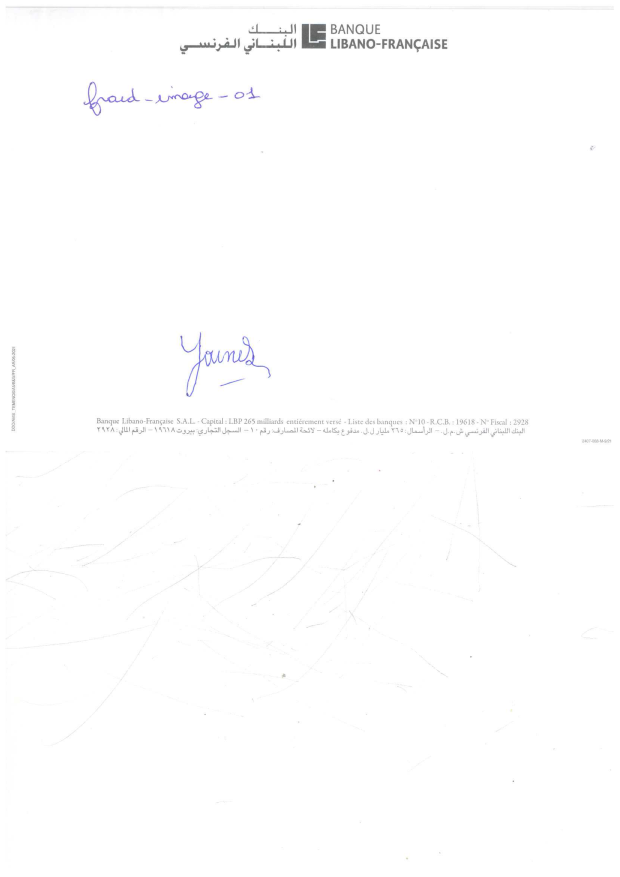
#> input picture sample_dataset_portrait/fraud_image_001.png, 2480 x 3508 px (shown at 1/4 size); its folder holds 4 pictures in this run
$ python crop_valid_and_fraud.py
#> lines starting #> are read from the running program, lines starting #| are printed output that depends on the picture
# save as crop_valid_and_fraud.py
from pathlib import Path
from PIL import Image

SRC = Path("sample_dataset_portrait")
DST = SRC.parent / "sample_dataset_portrait_cropped"
DST.mkdir(exist_ok=True)

# Pillow expects (left, upper, right, lower)
CROP_BOX = (516, 1200, 2000, 1800)

count = 0
for img_path in sorted(SRC.glob("*.png")):
    name = img_path.name
    if name.startswith(("valid_image_", "fraud_image_")):
        with Image.open(img_path) as im:
            # Crop and save as PNG (lossless), same filename
#> im is the input picture: PIL image 2480x3508 RGB; mean R, G, B 253.9, 253.9, 254
            cropped = im.crop(CROP_BOX)
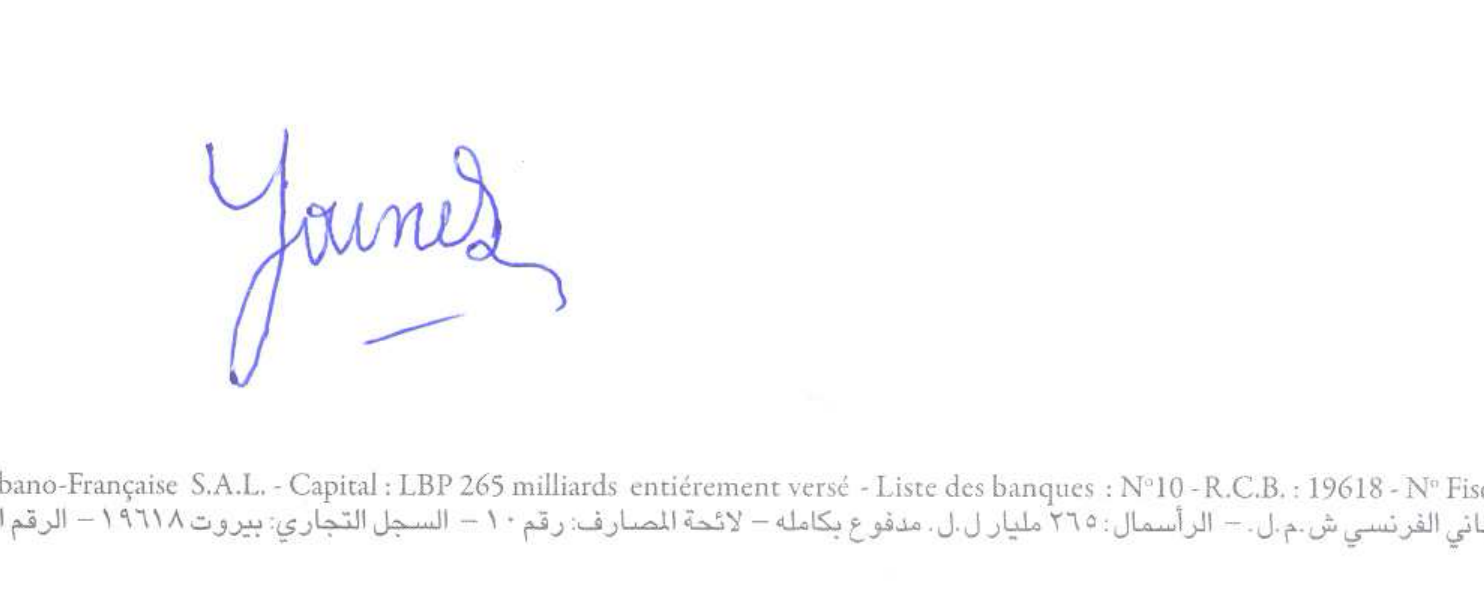
#> cropped: PIL image 1484x600 RGB; mean R, G, B 252.1, 252.1, 252.7
            cropped.save(DST / name)  # extension dictates format; PNG stays PNG
            count += 1
#> pass 2 of the loop `for img_path in sorted(SRC.glob("*.png")):`:
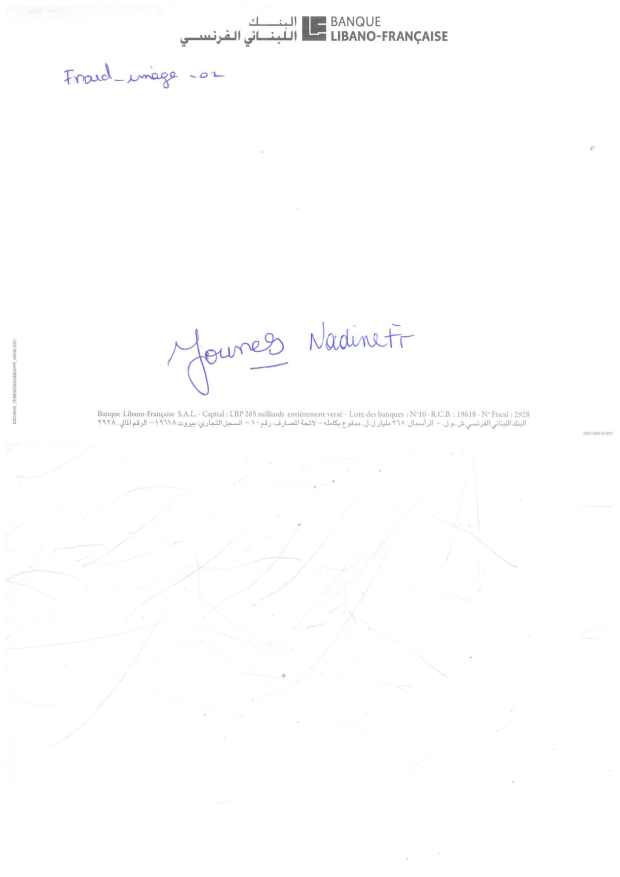
#> input picture sample_dataset_portrait/fraud_image_002.png, 2480 x 3508 px (shown at 1/4 size)
#> im is the input picture: PIL image 2480x3508 RGB; mean R, G, B 253.8, 253.7, 254
#> `cropped = im.crop(CROP_BOX)`:
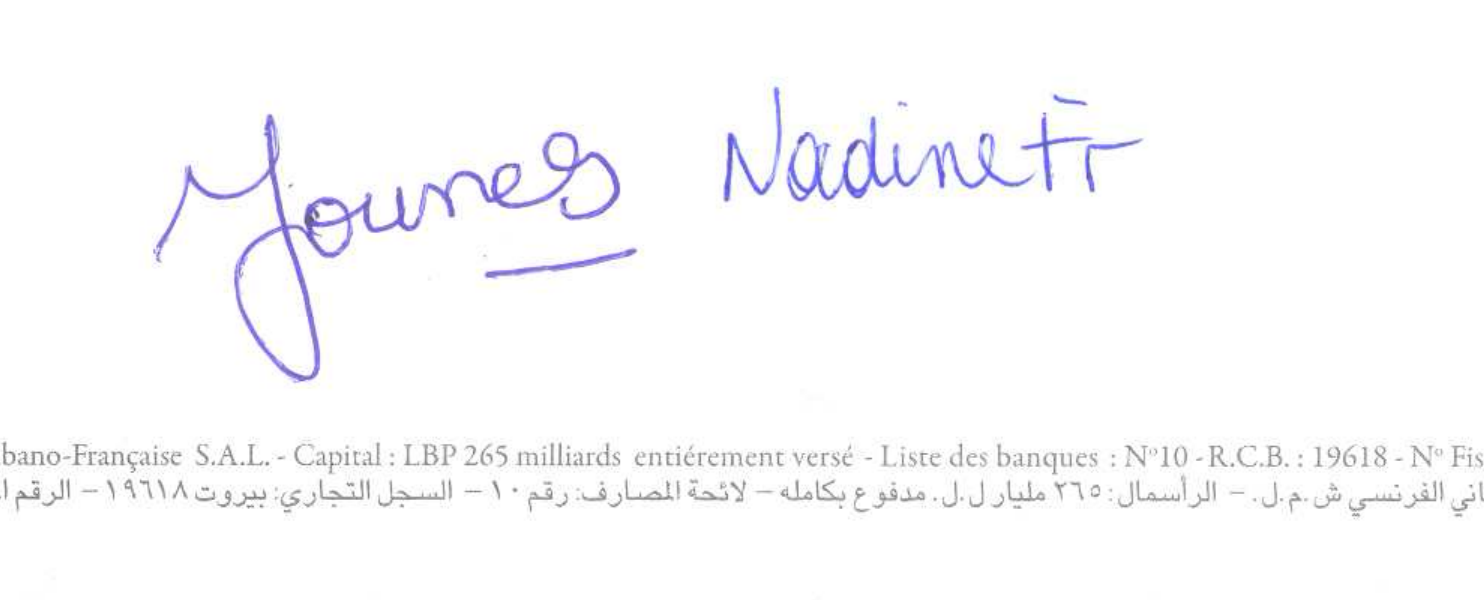
#> cropped: PIL image 1484x600 RGB; mean R, G, B 250.7, 250.5, 252
#> pass 3 of the loop `for img_path in sorted(SRC.glob("*.png")):`:
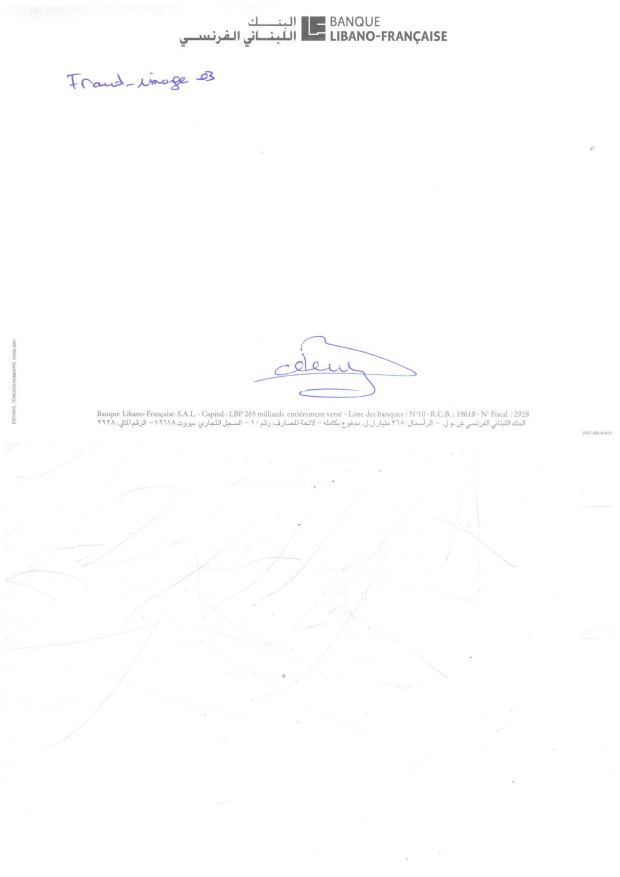
#> input picture sample_dataset_portrait/fraud_image_003.png, 2480 x 3508 px (shown at 1/4 size)
#> im is the input picture: PIL image 2480x3508 RGB; mean R, G, B 253.9, 253.9, 254
#> `cropped = im.crop(CROP_BOX)`:
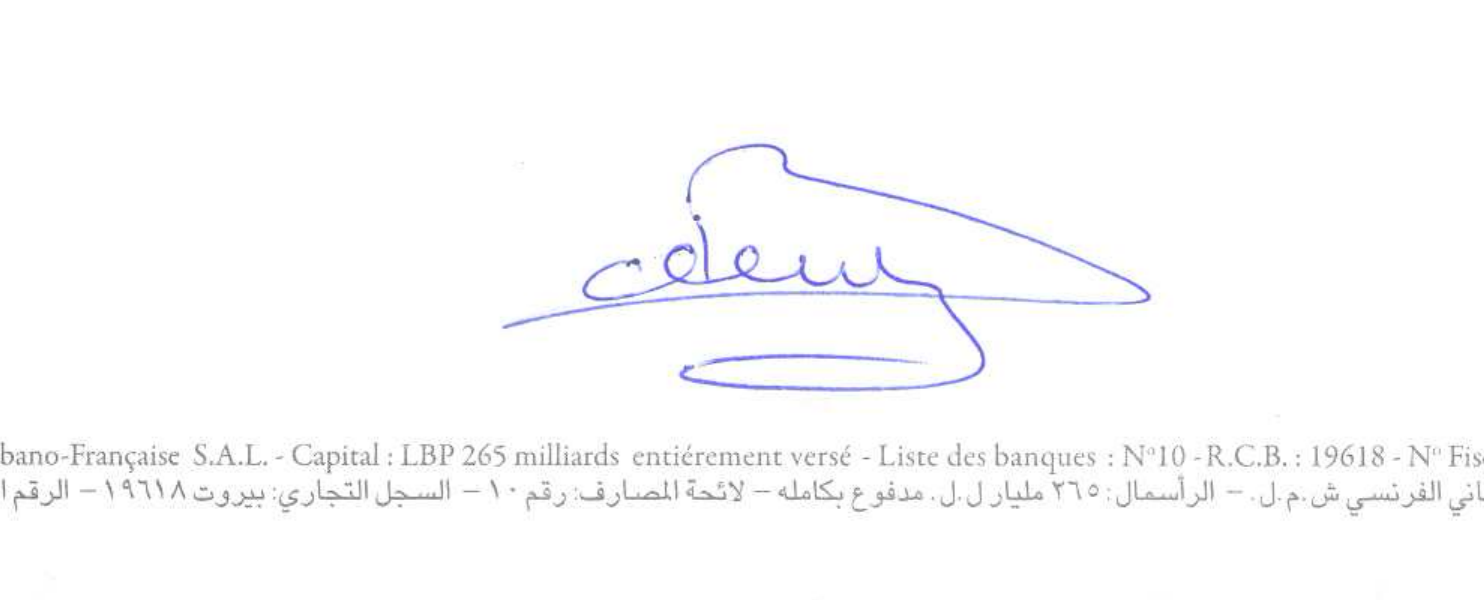
#> cropped: PIL image 1484x600 RGB; mean R, G, B 251.7, 251.7, 252.4
#> the loop made 4 passes; the first 3 are shown

print(f"Cropped {count} images into: {DST.resolve()}")
